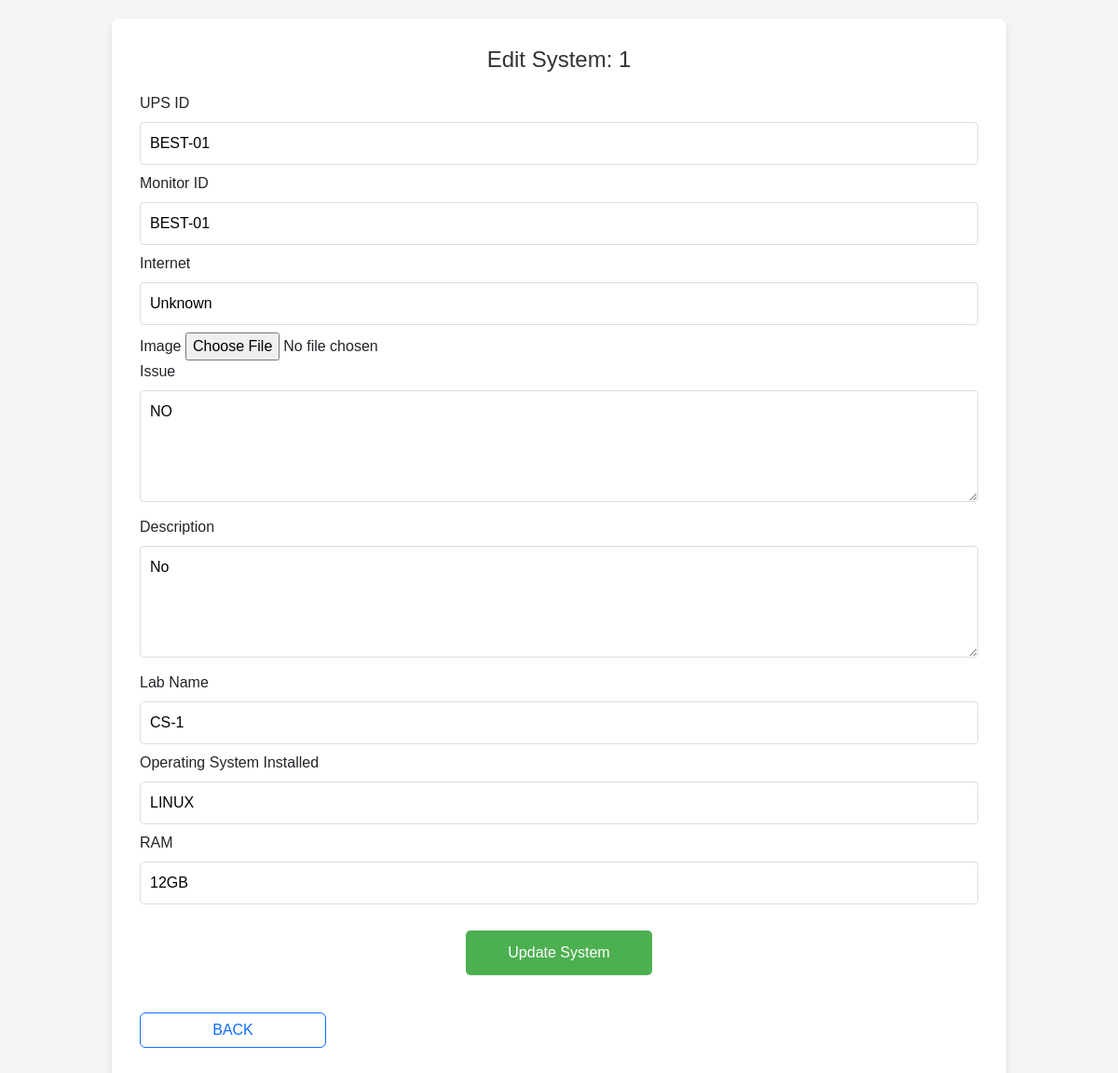
Screenshot of /admin/edit_system.php?id=1 (signed in) with the database file from the repository.
### tables this page shows
CREATE TABLE `systems` (
  `id` int(11) NOT NULL,
  `cpu_id` varchar(255) DEFAULT NULL,
  `ups_id` varchar(255) DEFAULT NULL,
  `monitor_id` varchar(255) DEFAULT NULL,
  `issue` text DEFAULT NULL,
  `description` text DEFAULT NULL,
  `lab_name` varchar(255) DEFAULT NULL,
  `os_installed` varchar(255) DEFAULT NULL,
  `ram` varchar(255) DEFAULT NULL,
  `image` varchar(255) DEFAULT NULL,
  `internet` enum('Yes','No','Unknown') NOT NULL DEFAULT 'Unknown'
);

### admin/edit_system.php (the view, shortened to what this page needs)
<?php
include '../includes/db.php';
if (isset($_GET['id'])) {
    $system_id = intval($_GET['id']);
    $query = "SELECT * FROM systems WHERE id = $system_id";
    $result = mysqli_query($conn, $query);
    if ($result && mysqli_num_rows($result) > 0) {
        $system = mysqli_fetch_assoc($result);
    } else {
        echo "<p>System not found.</p>";
        exit();
    }
} else {
    echo "<p>Invalid system ID.</p>";
    exit();
}
?>
<!DOCTYPE html>
<html lang="en">
<head>
    <link rel="stylesheet" href="admin_panel.css">
    <link rel="stylesheet" href="bootstrap.min.css">
    <link href='https://unpkg.com/boxicons@2.1.4/css/boxicons.min.css' rel='stylesheet'>
</head>
<body>
    <main>
        <h1>Edit System: <?php echo htmlspecialchars($system['id']); ?></h1>
        <form method="POST" enctype="multipart/form-data">
    <label for="ups_id">UPS ID</label>
    <input type="text" name="ups_id" value="<?php echo htmlspecialchars($system['ups_id']); ?>" required><br>
    <label for="monitor_id">Monitor ID</label>
    <input type="text" name="monitor_id" value="<?php echo htmlspecialchars($system['monitor_id']); ?>" required><br>
    <label for="internet">Internet</label>
    <input type="text" name="internet" value="<?php echo htmlspecialchars($system['internet']); ?>" required><br>
    <label for="image">Image</label>
    <input type="file" name="image"><br>
    <label for="issue">Issue</label>
    <textarea name="issue"><?php echo htmlspecialchars($system['issue']); ?></textarea><br>
    <label for="description">Description</label>
    <textarea name="description"><?php echo htmlspecialchars($system['description']); ?></textarea><br>
    <label for="lab_name">Lab Name</label>
    <input type="text" name="lab_name" value="<?php echo htmlspecialchars($system['lab_name']); ?>" required><br>
    <label for="os_installed">Operating System Installed</label>
    <input type="text" name="os_installed" value="<?php echo htmlspecialchars($system['os_installed']); ?>" required><br>
    <label for="ram">RAM</label>
    <input type="text" name="ram" value="<?php echo htmlspecialchars($system['ram']); ?>" required><br>
    <button type="submit">Update System</button>
</form>
        <div class="back">
            <button class="btn btn-outline-primary" onclick="window.location.href='manage_systems.php'">BACK</button>
        </div>
    </main>
</body>
</html>

### admin/admin_panel.css (style rules this page uses)
* { margin: 0; padding: 0; box-sizing: border-box; }
body { background: #0b001b; color: white; }

### admin/edit_system.php (style rules this page uses)
body { font-family: Arial, sans-serif; background-color: #f4f4f4; margin: 0; padding: 0; }
main { width: 80%; margin: 20px auto; background-color: #fff; padding: 30px; border-radius: 8px; box-shadow: 0 4px 6px rgba(0, 0, 0, 0.1); }
h1 { font-size: 24px; color: #333; text-align: center; margin-bottom: 20px; }
input[type="text"], textarea { width: 100%; padding: 10px; margin: 8px 0; border: 1px solid #ddd; border-radius: 4px; box-sizing: border-box; }
textarea { height: 120px; resize: vertical; }
button { background-color: #4CAF50; color: white; padding: 12px 20px; border: none; border-radius: 5px; cursor: pointer; font-size: 16px; transition: background-color 0.3s ease; display: block; width: 200px; margin: 20px auto; }

### rows the page displays
systems: id "1", ups_id "BEST-01", monitor_id "BEST-01", internet "Unknown", issue "NO", description "No", lab_name "CS-1", os_installed "LINUX", ram "12GB"
